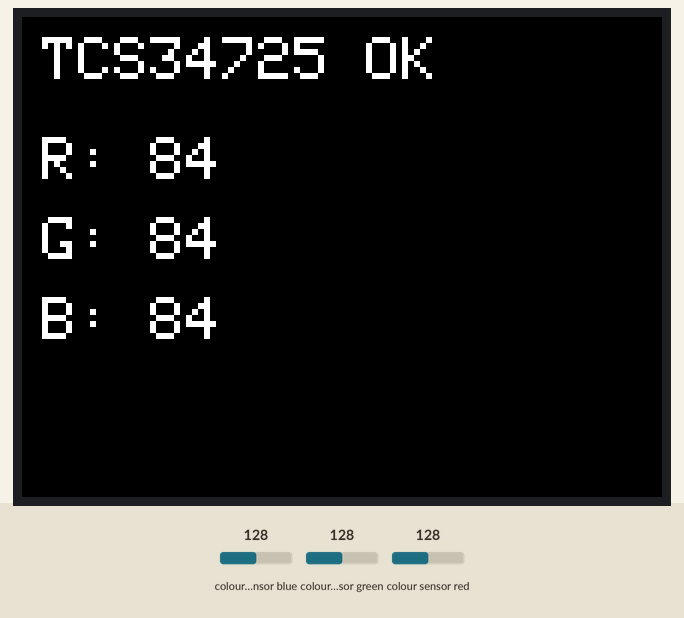
Bench run of a program on a simulated ESP32. Shown: 320×240 colour display. The inputs (shaded band) are chosen by the test bench; at power-on: colour sensor blue 128, colour sensor green 128, colour sensor red 128.

Above: at 1.4 s.
1.5 s: colour sensor blue set to 5
At 2.2 s:
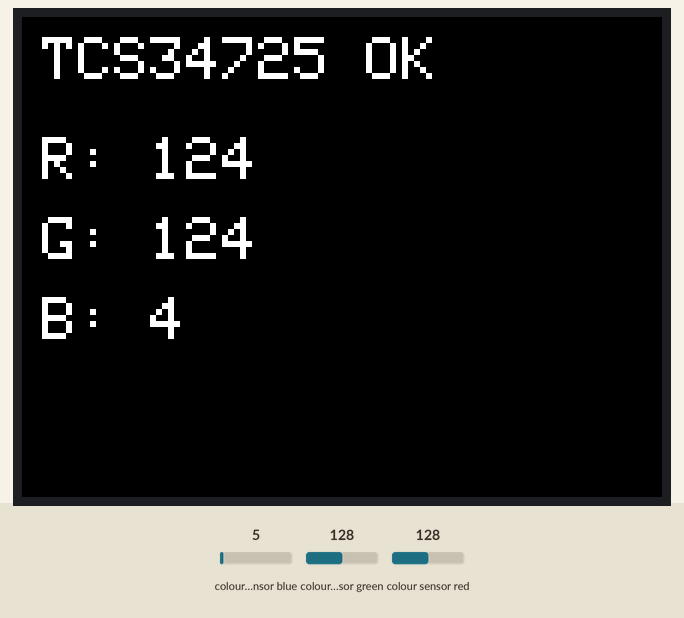
3.0 s: colour sensor green set to 5
At 3.9 s:
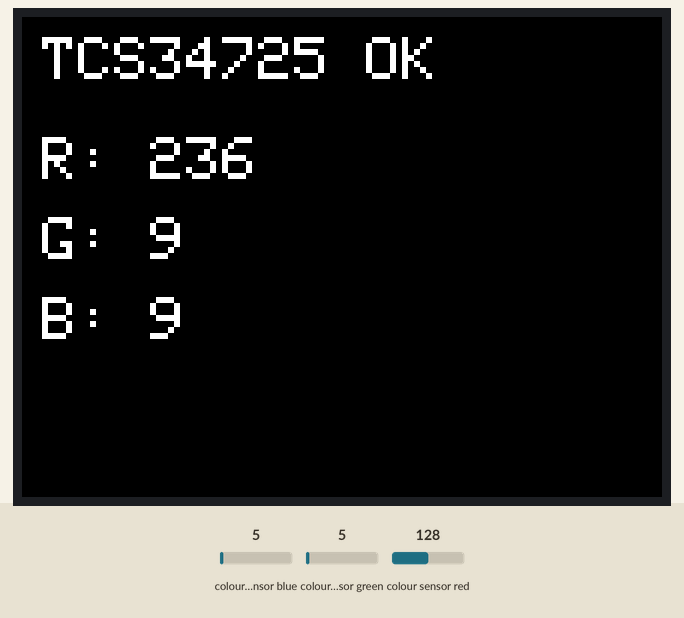
4.9 s: colour sensor red set to 64
At 5.5 s:
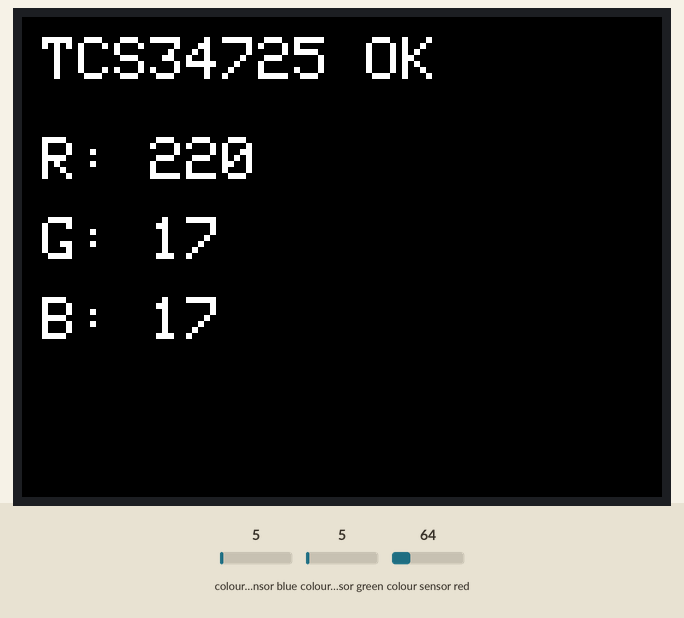
6.7 s: colour sensor blue set to 64
At 8.4 s:
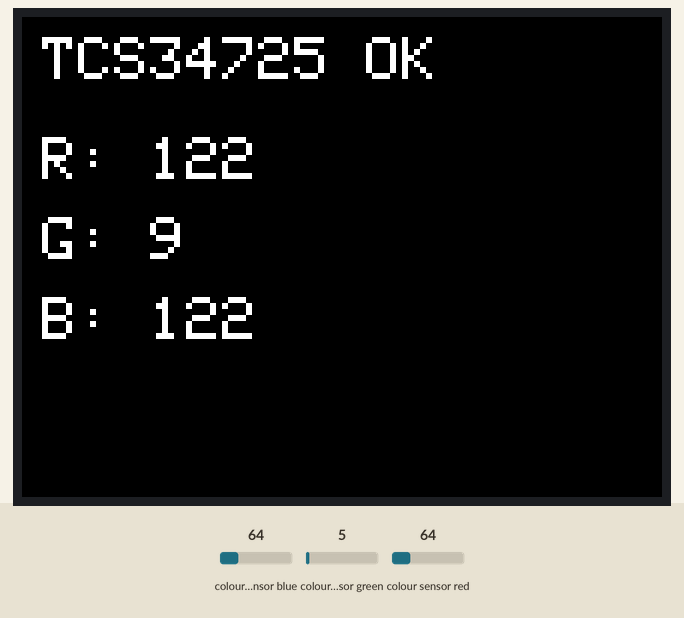
Timing chart, 0 to 9.5 s (numbered marks = the images above; inputs shaded):
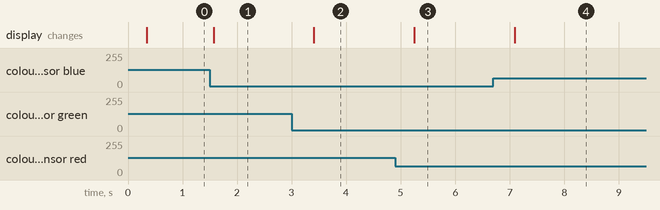

The program:

main.cpp
```cpp
// https://tamanegi-digick.com/it/tcs34725-2/
// https://note.com/kumin/n/n69bc23222c46

/* 接続例（M5StackではI2Cは内部配線済み）
   SCL → GPIO33
   SDA → GPIO32
   VDD → 3.3V
   GND → GND
*/

/* センサ初期化
   デフォルト値（積分時間2.4ms, gain=1x）なら
   Adafruit_TCS34725 tcs = Adafruit_TCS34725();
*/

#include <Wire.h>                     // I2C通信ライブラリ
#include <Adafruit_TCS34725.h>         // カラーセンサTCS34725用ライブラリ
#include <M5Unified.h>                 // M5Stack用統合ライブラリ

// 積分時間614ms・ゲイン1xで初期化（高精度測定）
Adafruit_TCS34725 tcs = Adafruit_TCS34725(TCS34725_INTEGRATIONTIME_614MS, TCS34725_GAIN_1X);


void setup(void) {
  Serial.begin(9600);
  M5.begin();
  M5.Lcd.setRotation(1);
  M5.Lcd.fillScreen(BLACK);
  M5.Lcd.setTextSize(3);
  M5.Lcd.setTextColor(WHITE);
  // カラーセンサ初期化
  if (tcs.begin()) {               // センサが見つかった場合
    M5.Lcd.setCursor(10, 10);
    M5.Lcd.println("TCS34725 OK");
  } else {                         // センサが見つからなかった場合
    M5.Lcd.setCursor(10, 10);
    M5.Lcd.println("Sensor Error");
    while (1);
  }
}

void loop(void) {
  uint16_t r, g, b, c, colorTemp, lux;  // 生データ格納用変数
  tcs.getRawData(&r, &g, &b, &c); // 生データ取得（赤・緑・青・クリア）
  colorTemp = tcs.calculateColorTemperature_dn40(r, g, b, c); // 色温度・照度の計算（必要に応じて使える）
  lux = tcs.calculateLux(r, g, b);

  uint8_t R, G, B;  // 明るさ（クリア値c）で正規化して0-255のRGB値に変換
  if (c > 0) {
    R = (uint32_t)r * 255 / c; // 赤成分を正規化
    G = (uint32_t)g * 255 / c; // 緑成分を正規化
    B = (uint32_t)b * 255 / c; // 青成分を正規化
  } else {
    R = G = B = 0; // クリア値0のときは0
  }

  // 表示更新
  M5.Lcd.fillRect(0, 50, 320, 200, BLACK);
  M5.Lcd.setCursor(10, 60);
  M5.Lcd.printf("R: %d", R);
  M5.Lcd.setCursor(10, 100);
  M5.Lcd.printf("G: %d", G);
  M5.Lcd.setCursor(10, 140);
  M5.Lcd.printf("B: %d", B);

  //uint16_t COLOR= M5.Lcd.color565(R,G,B);
  //M5.Lcd.fillRect(0, 50, 320, 200, COLOR);
  delay(500);
}
```

Measured:
- after the input at 1.5 s, the display: changes after 0.07 s (image 1)
- after the input at 3.0 s, the display: changes after 0.41 s (image 2)
- after the input at 4.9 s, the display: changes after 0.35 s (image 3)
- after the input at 6.7 s, the display: changes after 0.39 s (image 4)
